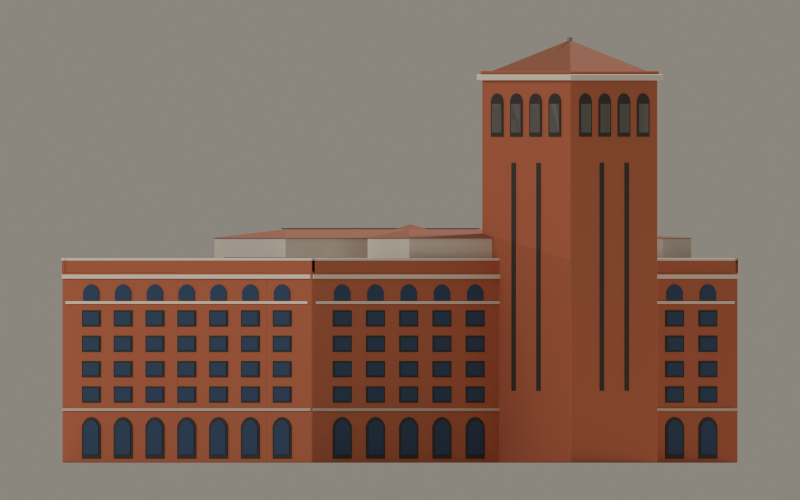
#> input picture artifacts/hills-brothers-building/hills-brothers-building-north.png, 1600 x 1000 px (shown at 1/2 size); its folder holds 4 pictures in this run
$ python make_contact_sheet.py
#> lines starting #> are read from the running program, lines starting #| are printed output that depends on the picture
"""Compose the review renders into hills-brothers-building-contact-sheet.png."""

from pathlib import Path

from PIL import Image, ImageDraw, ImageFont

HERE = Path(__file__).resolve().parent
BG = (237, 227, 209)
INK = (58, 52, 44)
VIEWS = ["north", "east", "south", "west", "top", "aerial", "aerial-night"]
COLS = 3
PAD = 40
LABEL_H = 56
CELL_W = 460

FONT_CANDIDATES = [
    "/usr/share/fonts/truetype/dejavu/DejaVuSans-Bold.ttf",
    "/System/Library/Fonts/Supplemental/Arial Bold.ttf",
    "/System/Library/Fonts/SFNSDisplay.ttf",
    "/Library/Fonts/Arial Bold.ttf",
]


def load_font(size=34):
#> called with size = 34
    for path in FONT_CANDIDATES:
        if Path(path).exists():
            try:
                return ImageFont.truetype(path, size)
            except OSError:
                continue
    return ImageFont.load_default()


def load(view):
#> called with view = 'north'
    img = Image.open(HERE / f"hills-brothers-building-{view}.png").convert("RGB")
    w = CELL_W
    h = round(img.height * w / img.width)
#> h = 288
    return img.resize((w, h), Image.LANCZOS)
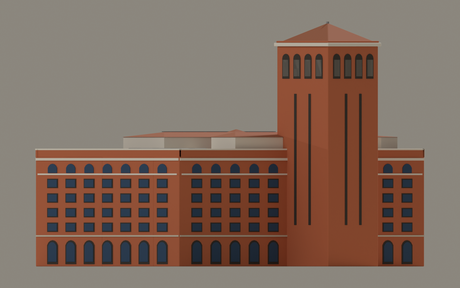
#> returned value: PIL image 460x288 RGB; mean R, G, B 127.2, 105.3, 92.9


def main():
    font = load_font()
    tiles = [load(v) for v in VIEWS]
#> call 2 of load, with view = 'east'
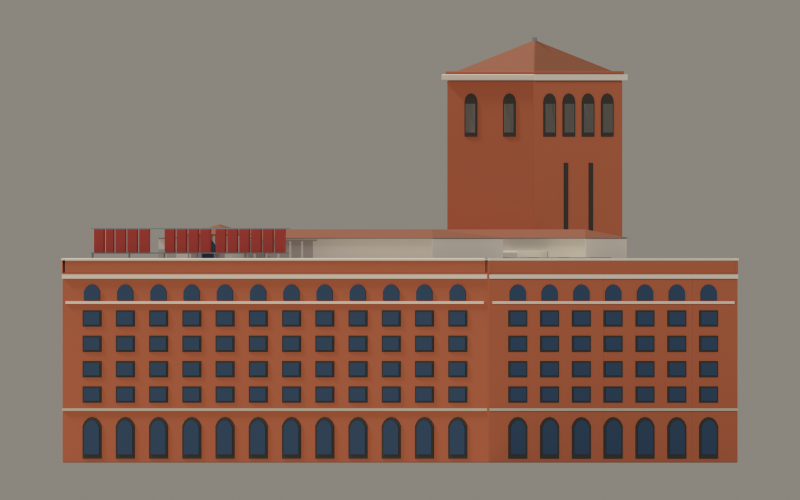
#> input picture artifacts/hills-brothers-building/hills-brothers-building-east.png, 1600 x 1000 px (shown at 1/2 size)
#> in load (call 2), `return img.resize((w, h), Image.LANCZOS)`:
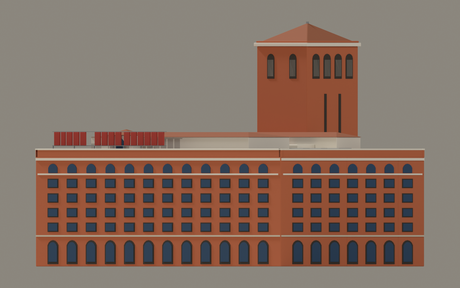
#> returned value: PIL image 460x288 RGB; mean R, G, B 132.4, 110.2, 98.2
    rows = [tiles[i : i + COLS] for i in range(0, len(tiles), COLS)]
    row_h = [LABEL_H + max(t.height for t in r) for r in rows]
    width = PAD + COLS * (CELL_W + PAD)
    height = PAD + sum(h + PAD for h in row_h)
    sheet = Image.new("RGB", (width, height), BG)
    draw = ImageDraw.Draw(sheet)

    y = PAD
    for ri, row in enumerate(rows):
        for ci, tile in enumerate(row):
            cx = PAD + ci * (CELL_W + PAD) + CELL_W // 2
            label = VIEWS[ri * COLS + ci].upper()
            draw.text((cx, y + LABEL_H // 2), label, font=font, fill=INK, anchor="mm")
            sheet.paste(tile, (cx - tile.width // 2, y + LABEL_H))
        y += row_h[ri] + PAD

    out = HERE / "hills-brothers-building-contact-sheet.png"
    sheet.save(out)
    print(f"[contact-sheet] {out}")


if __name__ == "__main__":
#> (the run stopped early here; a loop or call above may not have finished)
